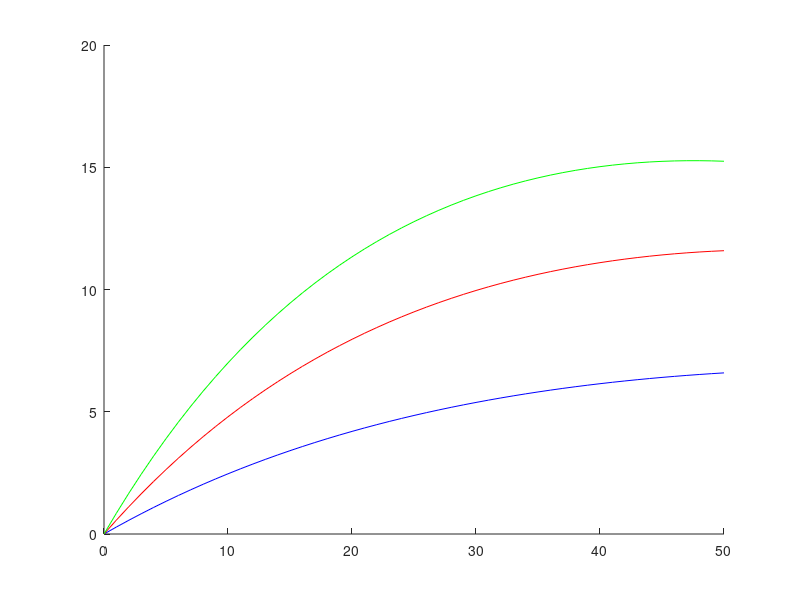

This figure's MATLAB source:
clc;
clear all;
close all;

Dose = 0:1:50;
K = 30;
lambda = 0.4;
N =  10^6;
r = 0.76;
gammapropor = 0.185;

%------LET = 1

for iii = 1:length(Dose)
    LET = 1;
    alpha = 0.12;   %alpha value taken from Proton LET plot
    D = Dose(iii);
    d = D/K;    
    gamma = gammapropor*0.1307*LET*d*10^(-5); % Number that is a function of d
    gammatemp(iii) = gamma;    
    S = exp(-alpha*d);
    P = exp(-gamma); % since gamma is a function of d, we remove d in this term
    nminus(1) = N;
    nn(1)=N;
    nn(2)=S*P*N;
    m(2) = 0;
    T = 1;    
    for k = 1:K
        k;
        nplus(k) = S*P*nminus(k);
        nn(2*k+1)=nplus(k);
        
        nminus(k+1) = N/(1-exp(-lambda*T)*(1-(N/nplus(k))));
        nn(2*k+2)=nminus(k+1);
        
        m(2*k+1) = S*(m(2*k)+(1-P)*nminus(k));
        mm(2*k+2)=m(2*k+1);
        
        m(2*(k+1)) = m(2*k+1)*((nminus(k+1)/nplus(k))^(r));
        mm(2*k+1)=m(2*k+2);
    end    
    M(iii) = mm(2*K+2)*((N/nplus(K))^(r));
    ERR(iii) = 1.2 * M(iii);
end
hold on
figure(1)
plot(Dose,ERR,'blue')

%------LET = 2

for iii = 1:length(Dose)
    LET = 2;
    alpha = 0.14;   %alpha value taken from Proton LET plot
    D = Dose(iii);
    d = D/K;
    gamma = gammapropor*0.1307*LET*d*10^(-5); % Number that is a function of d
    gammatemp(iii) = gamma;
    S = exp(-alpha*d);
    P = exp(-gamma); % since gamma is a function of d, we remove d in this term
    nminus(1) = N;
    nn(1)=N;
    nn(2)=S*P*N;
    m(2) = 0;
    T = 1;
    for k = 1:K
        k;
        nplus(k) = S*P*nminus(k);
        nn(2*k+1)=nplus(k);       
        nminus(k+1) = N/(1-exp(-lambda*T)*(1-(N/nplus(k))));
        nn(2*k+2)=nminus(k+1);
        m(2*k+1) = S*(m(2*k)+(1-P)*nminus(k));
        mm(2*k+2)=m(2*k+1);
        m(2*(k+1)) = m(2*k+1)*((nminus(k+1)/nplus(k))^(r));
        mm(2*k+1)=m(2*k+2);
    end
    M(iii) = mm(2*K+2)*((N/nplus(K))^(r));
    ERR(iii) = 1.2 * M(iii);
end
plot(Dose,ERR,'r')

%------LET = 3

for iii = 1:length(Dose)
    LET = 3;  
    alpha = 0.16;   %alpha value taken from Proton LET plot
    D = Dose(iii);
    d = D/K;
    gamma = gammapropor*0.1307*LET*d*10^(-5); % Number that is a function of d
    gammatemp(iii) = gamma;
    S = exp(-alpha*d);
    P = exp(-gamma); % since gamma is a function of d, we remove d in this term
    nminus(1) = N;
    nn(1)=N;
    nn(2)=S*P*N;
    m(2) = 0;
    T = 1;
    for k = 1:K
        k;
        nplus(k) = S*P*nminus(k);
        nn(2*k+1)=nplus(k);     
        nminus(k+1) = N/(1-exp(-lambda*T)*(1-(N/nplus(k))));
        nn(2*k+2)=nminus(k+1);
        m(2*k+1) = S*(m(2*k)+(1-P)*nminus(k));
        mm(2*k+2)=m(2*k+1);
        m(2*(k+1)) = m(2*k+1)*((nminus(k+1)/nplus(k))^(r));
        mm(2*k+1)=m(2*k+2);
    end
    M(iii) = mm(2*K+2)*((N/nplus(K))^(r));
    ERR(iii) = 1.2 * M(iii);
end
plot(Dose,ERR,'green')
hold off

